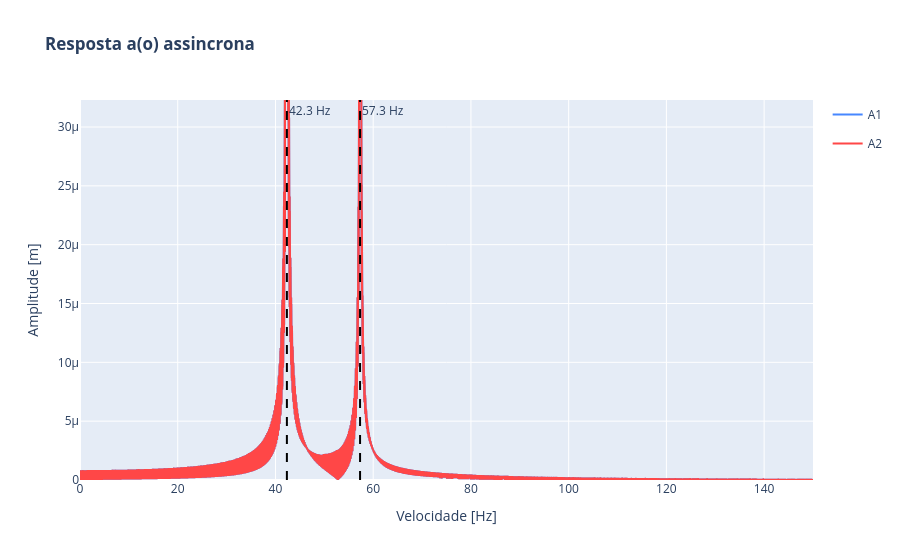

The notebook cell saved with this chart:
### Code cell
rotor.plot_resposta(speed_range=(0,9000), excitacao="assincrona", w_rpm=4000, speed_unit="Hz")

### Figure 1 — Plotly figure (JSON) as saved in the notebook; plotly's stock layout.template omitted (floating-point values rounded to 4 significant figures; data arrays with more than 128 entries replaced by an {"elided": "..."} marker saying what was removed)
{"data": [{"legendgroup": "A1", "line": {"color": "#4787FF", "width": 2}, "mode": "lines", "name": "A1", "showlegend": true, "type": "scatter", "x": {"elided": "10000 float values"}, "y": {"elided": "10000 float values"}}, {"legendgroup": "A2", "line": {"color": "#FF4747", "width": 2}, "mode": "lines", "name": "A2", "showlegend": true, "type": "scatter", "x": {"elided": "10000 float values"}, "y": {"elided": "10000 float values"}}], "layout": {"annotations": [{"showarrow": false, "text": "57.3 Hz", "x": 57.31, "xanchor": "left", "xref": "x", "y": 1, "yanchor": "top", "yref": "y domain"}, {"showarrow": false, "text": "42.3 Hz", "x": 42.34, "xanchor": "left", "xref": "x", "y": 1, "yanchor": "top", "yref": "y domain"}], "shapes": [{"line": {"color": "black", "dash": "dash", "width": 2}, "type": "line", "x0": 57.31, "x1": 57.31, "xref": "x", "y0": 0, "y1": 1, "yref": "y domain"}, {"line": {"color": "black", "dash": "dash", "width": 2}, "type": "line", "x0": 42.34, "x1": 42.34, "xref": "x", "y0": 0, "y1": 1, "yref": "y domain"}], "title": {"text": "<b>Resposta a(o) assincrona</b>"}, "xaxis": {"title": {"text": "Velocidade [Hz]"}}, "yaxis": {"range": [0, 3.23e-05], "title": {"text": "Amplitude [m]"}}}}
